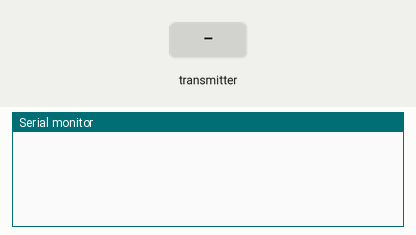
A sketch run on a simulated Arduino Uno, built with avr-gcc and run on an emulated ATmega328P. Shown: the last lines printed to the serial monitor. The inputs (shaded band) are chosen by the test bench. No radio packets arrive unless stated.

Above: at 1.2 s.
1.3 s: the transmitter starts sending receivedData.0 = 0
At 2.3 s:
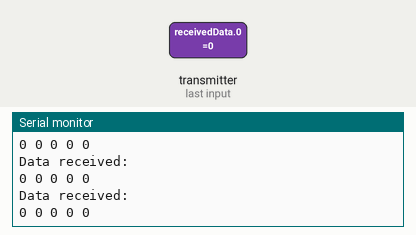
2.8 s: the transmitter starts sending receivedData.1 = 0
5.8 s: the transmitter starts sending receivedData.2 = 256
At 6.4 s:
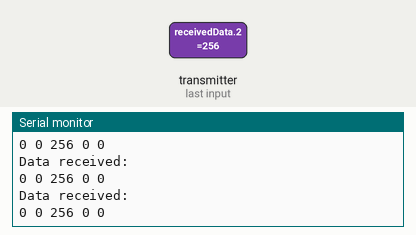

The sketch:

ace_reciever.ino
```cpp
#include <SPI.h>
#include <nRF24L01.h>
#include <RF24.h>

RF24 radio(9, 10); // CE, CSN pins

const byte address[6] = "00001";

void setup() {
  Serial.begin(9600);
  radio.begin();
  radio.openReadingPipe(1, address);
  radio.startListening();
}

void loop() {
  if (radio.available()) {
    int receivedData[5];
    radio.read(&receivedData, sizeof(receivedData));

    Serial.println("Data received:");
    for (int i = 0; i < 5; i++) {
      Serial.print(receivedData[i]);
      Serial.print(" ");
    }
    Serial.println();
  }
}
```

Measured:
- after the input at 1.3 s, the serial monitor: prints a new line at once (image 1)
- after the input at 5.8 s, the serial monitor: prints a new line at once (image 2)
